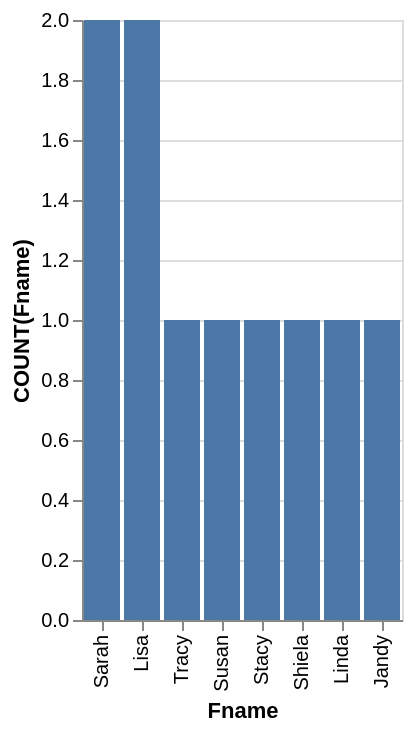

Specify this chart in Vega-Lite:
### Vega-Lite specification from a JSON file in a GitHub repository (floating-point values rounded to 4 significant figures)
{"data": {"values": [{"x_data": "Sarah", "y_data": 2}, {"x_data": "Lisa", "y_data": 2}, {"x_data": "Tracy", "y_data": 1}, {"x_data": "Susan", "y_data": 1}, {"x_data": "Stacy", "y_data": 1}, {"x_data": "Shiela", "y_data": 1}, {"x_data": "Linda", "y_data": 1}, {"x_data": "Jandy", "y_data": 1}]}, "mark": "bar", "encoding": {"x": {"field": "x_data", "type": "nominal", "title": "Fname", "sort": {"op": "sum", "field": "y_data", "order": "descending"}}, "y": {"field": "y_data", "type": "quantitative", "title": "COUNT(Fname)"}}}
